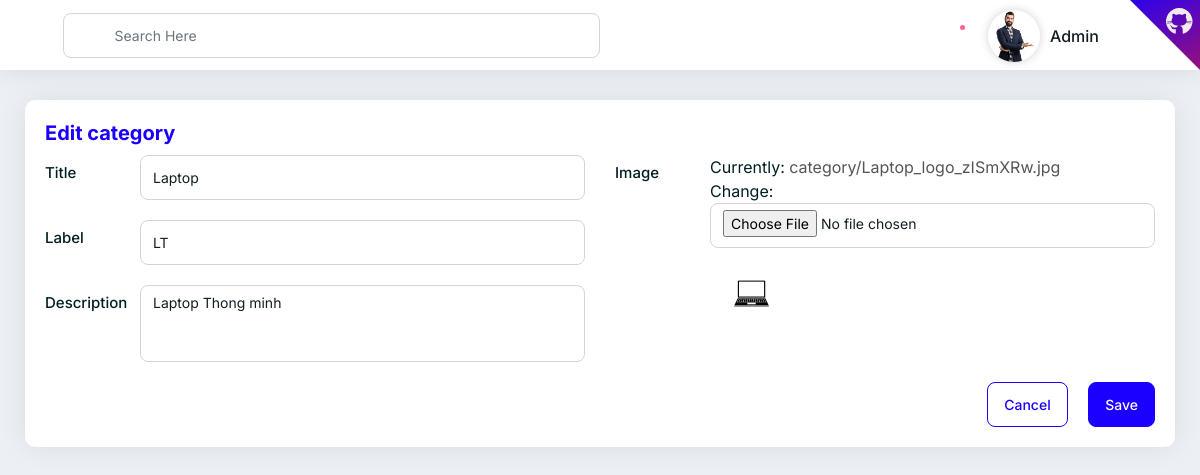
The app's page /en/category/edit/1/ with its own data.
### core/models.py (models this page shows, shortened)
class Category(models.Model):
    title = models.CharField(_("title"), max_length=255)
    label = models.CharField(_("label"), max_length=255)
    image = models.ImageField(_("image"), upload_to="category")
    description = models.TextField(_("description"))
    class Meta:
        verbose_name_plural = _("categories")

### core/views.py (the view, shortened to what this page needs)
# urls.py: path('category/edit/<int:pk>/', category_edit, name='category_edit'),
def category_edit(request, pk):
    category = Category.objects.get(id=pk)
    return render(request, 'category/edit.html', {
        'form': CategoryAddForm(request.POST or None, instance=category)
    })

### core/forms.py
class CategoryAddForm(forms.ModelForm):
    class Meta:
        model = Category
        fields = '__all__'
    def __init__(self, *args, **kwargs):
        super().__init__(*args, **kwargs)
        self.fields['title'].widget.attrs.update({'placeholder': _('Category title')})
        self.fields['label'].widget.attrs.update({'placeholder': _('Category label')})
        self.fields['description'].widget.attrs.update({'rows': '3'})
        self.fields['image'].widget.attrs.update({'onchange': 'readURL(this);'})
        for field in self.fields.values():
            field.widget.attrs['class'] = 'form-control'

### core/templates/category/edit.html (shortened to what this page needs)
{% extends 'base.html' %}
{% load i18n %}
{% load static %}
{% block content %}
<div class="pd-20 card-box mb-30">
	<div class="clearfix">
		<div class="pull-left">
			<h4 class="text-blue h4"> {% trans "Edit category" %} </h4>
		</div>
	</div>
	<form method="post" enctype="multipart/form-data">
		<div class="row">
			<div class="col-sm-12 col-md-6">
				<div class="form-group row">
					<label class="col-sm-12 col-md-2 col-form-label"> {% trans "Title" %} </label>
					<div class="col-sm-12 col-md-10">
						{{ form.title }}
					</div>
				</div>
				<div class="form-group row">
					<label class="col-sm-12 col-md-2 col-form-label"> {% trans "Label" %} </label>
					<div class="col-sm-12 col-md-10">
						{{ form.label }}
					</div>
				</div>
				<div class="form-group row">
					<label class="col-sm-12 col-md-2 col-form-label"> {% trans "Description" %} </label>
					<div class="col-sm-12 col-md-10">
						{{ form.description }}
					</div>
				</div>
			</div>
			<div class="col-sm-12 col-md-6">
				<div class="form-group row">
					<label class="col-sm-12 col-md-2 col-form-label"> {% trans "Image" %} </label>
					<div class="col-sm-12 col-md-10">
						{{ form.image }}
					</div>
				</div>
				<div class="form-group row">
					<label class="col-sm-12 col-md-2 col-form-label"></label>
					<div class="col-sm-12 col-md-10">
						<img id="blah" src="/media/{{ form.instance.image }}" style="height: 50px" alt="your image" />
					</div>
				</div>
			</div>
		</div>
		<div class="clearfix">
			<div class="pull-right">
				<a href="{% url 'category_list' %}" class="btn btn-outline-primary mr-3"> {% trans "Cancel" %} </a>
				<input type="submit" class="btn btn-primary" value="{% trans 'Save' %}">
			</div>
		</div>
	</form>
</div>
{% endblock content %}

### records on screen
Category: title "Laptop", label "LT", description "Laptop Thong minh", instance.image (picture)
